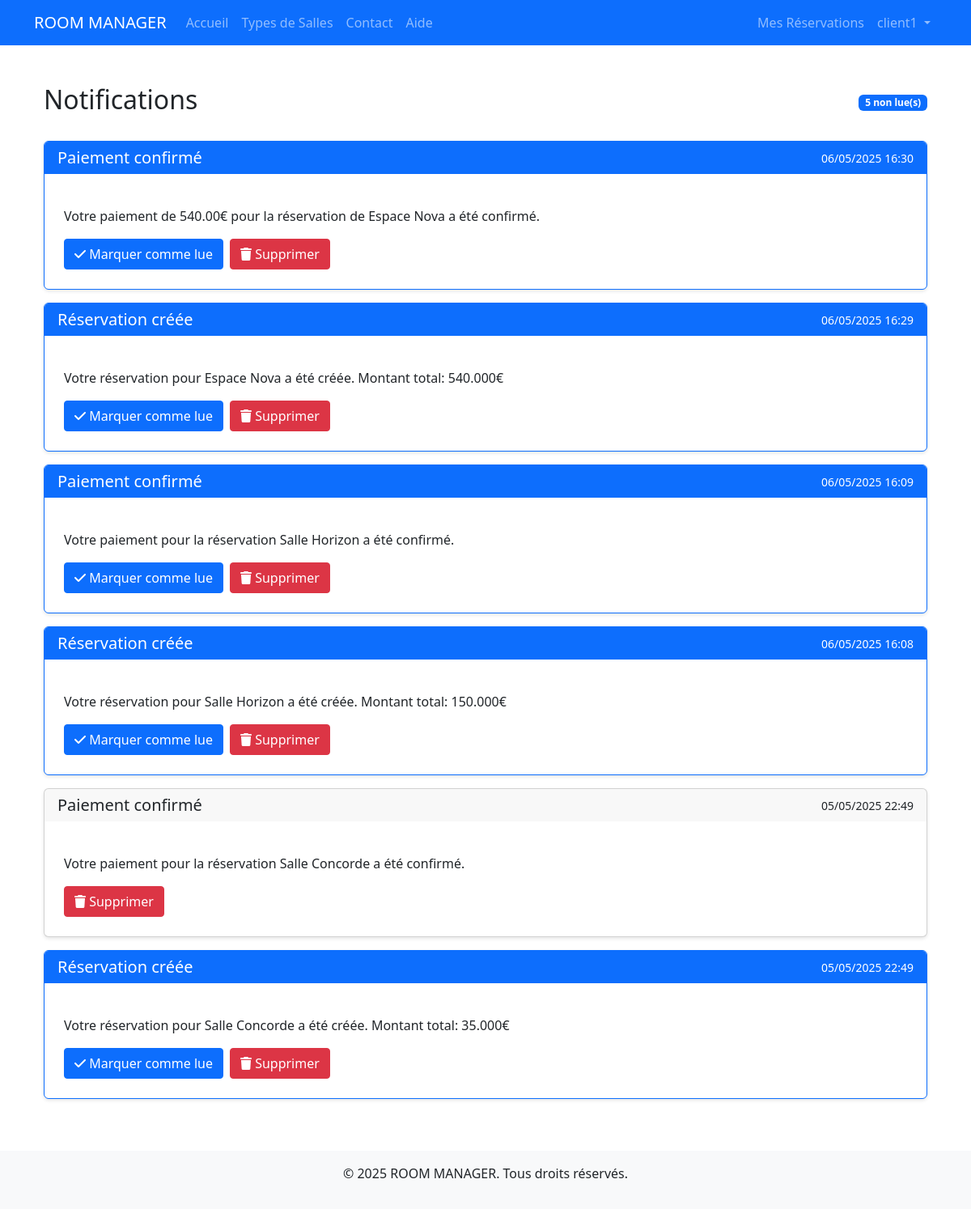
The page /notifications/ (signed in) on the database its author committed.
### core/models.py (models this page shows, shortened)
class User(AbstractUser):
    ROLE_CHOICES = [
        ('admin', 'Administrateur'),
        ('client', 'Client')
    ]
    phone_number = models.CharField(max_length=20, blank=True)
    address = models.TextField(blank=True)
    role = models.CharField(max_length=10, choices=ROLE_CHOICES, default='client')
    def is_admin_user(self):
        return self.role == 'admin' or self.is_superuser

class Notification(models.Model):
    recipient = models.ForeignKey(User, on_delete=models.CASCADE, related_name='notifications')
    title = models.CharField(max_length=200)
    message = models.TextField()
    read = models.BooleanField(default=False)
    created_at = models.DateTimeField(auto_now_add=True)
    class Meta:
        ordering = ['-created_at']

### core/views.py (the view, shortened to what this page needs)
# urls.py: path('notifications/', views.notifications, name='notifications'),
@login_required
def notifications(request):
    notifications = Notification.objects.filter(recipient=request.user).order_by('-created_at')
    unread_count = notifications.filter(read=False).count()
    context = {
        'notifications': notifications,
        'unread_count': unread_count,
        'is_admin': request.user.is_staff
    }
    return render(request, 'core/notifications.html', context)

### core/templates/core/notifications.html (shortened to what this page needs)
{% extends 'core/base.html' %}
{% load static %}
{% block content %}
<div class="container mt-5">
    <div class="d-flex justify-content-between align-items-center mb-4">
        <h2>Notifications</h2>
        {% if unread_count > 0 %}
        <span class="badge bg-primary">{{ unread_count }} non lue(s)</span>
        {% endif %}
    </div>
    {% if notifications %}
    <div class="row">
        {% for notification in notifications %}
        <div class="col-12 mb-3">
            <div class="card {% if not notification.read %}border-primary{% endif %}">
                <div class="card-header d-flex justify-content-between align-items-center {% if not notification.read %}bg-primary text-white{% endif %}">
                    <h5 class="mb-0">{{ notification.title }}</h5>
                    <small>{{ notification.created_at|date:"d/m/Y H:i" }}</small>
                </div>
                <div class="card-body">
                    <p class="card-text">{{ notification.message|linebreaks }}</p>
                    <div class="btn-group">
                        {% if not notification.read %}
                        <form method="post" style="display: inline;">
                            <button type="submit" class="btn btn-primary">
                                <i class="fas fa-check"></i> Marquer comme lue
                            </button>
                        </form>
                        {% endif %}
                        <form method="post" style="display: inline;">
                            <button type="submit" class="btn btn-danger" onclick="return confirm('Êtes-vous sûr de vouloir supprimer cette notification ?')">
                                <i class="fas fa-trash"></i> Supprimer
                            </button>
                        </form>
                    </div>
                </div>
            </div>
        </div>
        {% endfor %}
    </div>
    {% else %}
    <div class="alert alert-info">
        <i class="fas fa-info-circle me-2"></i>
        Vous n'avez aucune notification.
    </div>
    {% endif %}
</div>
{% endblock %}

### core/templates/core/base.html (shortened to what this page needs)
<!DOCTYPE html>
<html lang="fr">
<head>
    <link href="https://cdn.jsdelivr.net/npm/bootstrap@5.3.0/dist/css/bootstrap.min.css" rel="stylesheet">
    <link href="https://cdnjs.cloudflare.com/ajax/libs/font-awesome/6.0.0/css/all.min.css" rel="stylesheet">
</head>
<body>
    <nav class="navbar navbar-expand-lg navbar-dark bg-primary">
        <div class="container">
            <a class="navbar-brand" href="{% url 'core:home' %}">ROOM MANAGER</a>
            <div class="collapse navbar-collapse" id="navbarNav">
                <ul class="navbar-nav me-auto">
                    {% if not user.is_admin_user %}
                    <li class="nav-item">
                        <a class="nav-link" href="{% url 'core:home' %}">Accueil</a>
                    </li>
                    <li class="nav-item">
                        <a class="nav-link" href="{% url 'core:room_types' %}">Types de Salles</a>
                    </li>
                    <li class="nav-item">
                        <a class="nav-link" href="{% url 'core:contact' %}">Contact</a>
                    </li>
                    <li class="nav-item">
                        <a class="nav-link" href="{% url 'core:help' %}">Aide</a>
                    </li>
                    {% endif %}
                </ul>
                <ul class="navbar-nav">
                    {% if user.is_authenticated %}
                        {% if user.is_admin_user %}
                            <li class="nav-item">
                                <a class="nav-link" href="{% url 'core:dashboard' %}">Tableau de Bord</a>
                            </li>
                            <li class="nav-item">
                                <a class="nav-link" href="{% url 'core:manage_bookings' %}">Gestion des Réservations</a>
                            </li>
                            <li class="nav-item">
                                <a class="nav-link" href="{% url 'core:manage_users' %}">Gestion des Utilisateurs</a>
                            </li>
                        {% else %}
                            <li class="nav-item">
                                <a class="nav-link" href="{% url 'core:booking_list' %}">Mes Réservations</a>
                            </li>
                        {% endif %}
                        <li class="nav-item dropdown">
                            <a class="nav-link dropdown-toggle" href="#" id="navbarDropdown" role="button" data-bs-toggle="dropdown">
                                {{ user.username }}
                            </a>
                        </li>
                    {% endif %}
                </ul>
            </div>
        </div>
    </nav>
    <div class="container mt-4">
        {% block content %}
        {% endblock %}
    </div>
    <footer class="bg-light mt-5 py-3">
        <div class="container text-center">
            <p>&copy; 2025 ROOM MANAGER. Tous droits réservés.</p>
        </div>
    </footer>
</body>
</html>

### core/templates/core/notifications.html (style rules this page uses)
.card { transition: transform 0.2s; box-shadow: 0 2px 4px rgba(0,0,0,0.1); }
.btn-group { gap: 0.5rem; }
.btn-group .btn { border-radius: 0.25rem; }
.card-header { border-bottom: none; }
.card-body { padding: 1.5rem; }

### rows shown on the page
User: username "client1"
Notification: title "Paiement confirmé", created_at "06/05/2025 16:30", message "Votre paiement de 540.00€ pour la réservation de Espace Nova a été confirmé."
Notification: title "Réservation créée", created_at "06/05/2025 16:29", message "Votre réservation pour Espace Nova a été créée. Montant total: 540.000€"
Notification: title "Paiement confirmé", created_at "06/05/2025 16:09", message "Votre paiement pour la réservation Salle Horizon a été confirmé."
Notification: title "Réservation créée", created_at "06/05/2025 16:08", message "Votre réservation pour Salle Horizon a été créée. Montant total: 150.000€"
Notification: title "Paiement confirmé", created_at "05/05/2025 22:49", message "Votre paiement pour la réservation Salle Concorde a été confirmé."
Notification: title "Réservation créée", created_at "05/05/2025 22:49", message "Votre réservation pour Salle Concorde a été créée. Montant total: 35.000€"

### other values the page prints
{{ unread_count }} "5"
